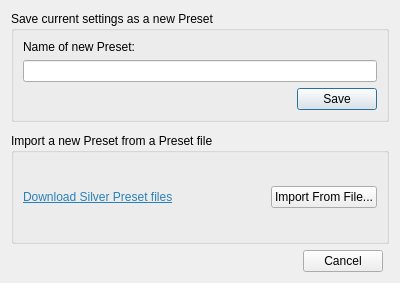
<?xml version="1.0" encoding="UTF-8"?>
<ui version="4.0">
  <class>AddPreset</class>
  <widget class="QDialog" name="AddPreset">
    <property name="geometry">
      <rect>
        <x>0</x>
        <y>0</y>
        <width>400</width>
        <height>283</height>
      </rect>
    </property>
    <property name="windowTitle">
      <string>Dialog</string>
    </property>
    <layout class="QGridLayout" name="gridLayout_2">
      <item row="2" column="0" colspan="3">
        <widget class="QGroupBox" name="groupBox_2">
          <property name="title">
            <string>Import a new Preset from a Preset file</string>
          </property>
          <layout class="QHBoxLayout" name="horizontalLayout">
            <item>
              <widget class="QLabel" name="label_2">
                <property name="text">
                  <string>&lt;html&gt;&lt;head/&gt;&lt;body&gt;&lt;p&gt;&lt;a href=&quot;https://github.com/Sonic-DE/silver-theme/discussions/102&quot;&gt;&lt;span style=&quot; text-decoration: underline; color:#2980b9;&quot;&gt;Download Silver Preset files&lt;/span&gt;&lt;/a&gt;&lt;/p&gt;&lt;/body&gt;&lt;/html&gt;</string>
                </property>
                <property name="textFormat">
                  <enum>Qt::AutoText</enum>
                </property>
                <property name="openExternalLinks">
                  <bool>true</bool>
                </property>
              </widget>
            </item>
            <item>
              <widget class="QPushButton" name="importButton">
                <property name="sizePolicy">
                  <sizepolicy hsizetype="Fixed" vsizetype="Fixed">
                    <horstretch>0</horstretch>
                    <verstretch>0</verstretch>
                  </sizepolicy>
                </property>
                <property name="text">
                  <string>Import From File...</string>
                </property>
                <property name="icon">
                  <iconset theme="document-import">
                    <normaloff>.</normaloff>.</iconset>
                </property>
              </widget>
            </item>
          </layout>
        </widget>
      </item>
      <item row="3" column="0">
        <spacer name="horizontalSpacer">
          <property name="orientation">
            <enum>Qt::Horizontal</enum>
          </property>
          <property name="sizeHint" stdset="0">
            <size>
              <width>40</width>
              <height>20</height>
            </size>
          </property>
        </spacer>
      </item>
      <item row="3" column="1">
        <widget class="QPushButton" name="pushButton">
          <property name="sizePolicy">
            <sizepolicy hsizetype="Fixed" vsizetype="Fixed">
              <horstretch>0</horstretch>
              <verstretch>0</verstretch>
            </sizepolicy>
          </property>
          <property name="text">
            <string>Cancel</string>
          </property>
          <property name="icon">
            <iconset theme="dialog-cancel" />
          </property>
        </widget>
      </item>
      <item row="0" column="0" colspan="3">
        <widget class="QGroupBox" name="groupBox">
          <property name="title">
            <string>Save current settings as a new Preset</string>
          </property>
          <layout class="QGridLayout" name="gridLayout">
            <item row="3" column="1">
              <widget class="QDialogButtonBox" name="buttonBox">
                <property name="orientation">
                  <enum>Qt::Horizontal</enum>
                </property>
                <property name="standardButtons">
                  <set>QDialogButtonBox::Save</set>
                </property>
              </widget>
            </item>
            <item row="1" column="0" colspan="2">
              <widget class="QLineEdit" name="presetName" />
            </item>
            <item row="0" column="0">
              <widget class="QLabel" name="label">
                <property name="text">
                  <string>Name of new Preset:</string>
                </property>
                <property name="buddy">
                  <cstring>presetName</cstring>
                </property>
              </widget>
            </item>
          </layout>
        </widget>
      </item>
      <item row="1" column="0">
        <spacer name="verticalSpacer">
          <property name="orientation">
            <enum>Qt::Vertical</enum>
          </property>
          <property name="sizeType">
            <enum>QSizePolicy::Fixed</enum>
          </property>
          <property name="sizeHint" stdset="0">
            <size>
              <width>20</width>
              <height>5</height>
            </size>
          </property>
        </spacer>
      </item>
    </layout>
  </widget>
  <tabstops>
    <tabstop>presetName</tabstop>
    <tabstop>importButton</tabstop>
    <tabstop>pushButton</tabstop>
  </tabstops>
  <resources />
  <connections>
    <connection>
      <sender>buttonBox</sender>
      <signal>accepted()</signal>
      <receiver>AddPreset</receiver>
      <slot>accept()</slot>
      <hints>
        <hint type="sourcelabel">
          <x>217</x>
          <y>121</y>
        </hint>
        <hint type="destinationlabel">
          <x>157</x>
          <y>170</y>
        </hint>
      </hints>
    </connection>
    <connection>
      <sender>buttonBox</sender>
      <signal>rejected()</signal>
      <receiver>AddPreset</receiver>
      <slot>reject()</slot>
      <hints>
        <hint type="sourcelabel">
          <x>285</x>
          <y>121</y>
        </hint>
        <hint type="destinationlabel">
          <x>286</x>
          <y>170</y>
        </hint>
      </hints>
    </connection>
    <connection>
      <sender>pushButton</sender>
      <signal>clicked()</signal>
      <receiver>AddPreset</receiver>
      <slot>reject()</slot>
      <hints>
        <hint type="sourcelabel">
          <x>361</x>
          <y>248</y>
        </hint>
        <hint type="destinationlabel">
          <x>249</x>
          <y>237</y>
        </hint>
      </hints>
    </connection>
  </connections>
</ui>
